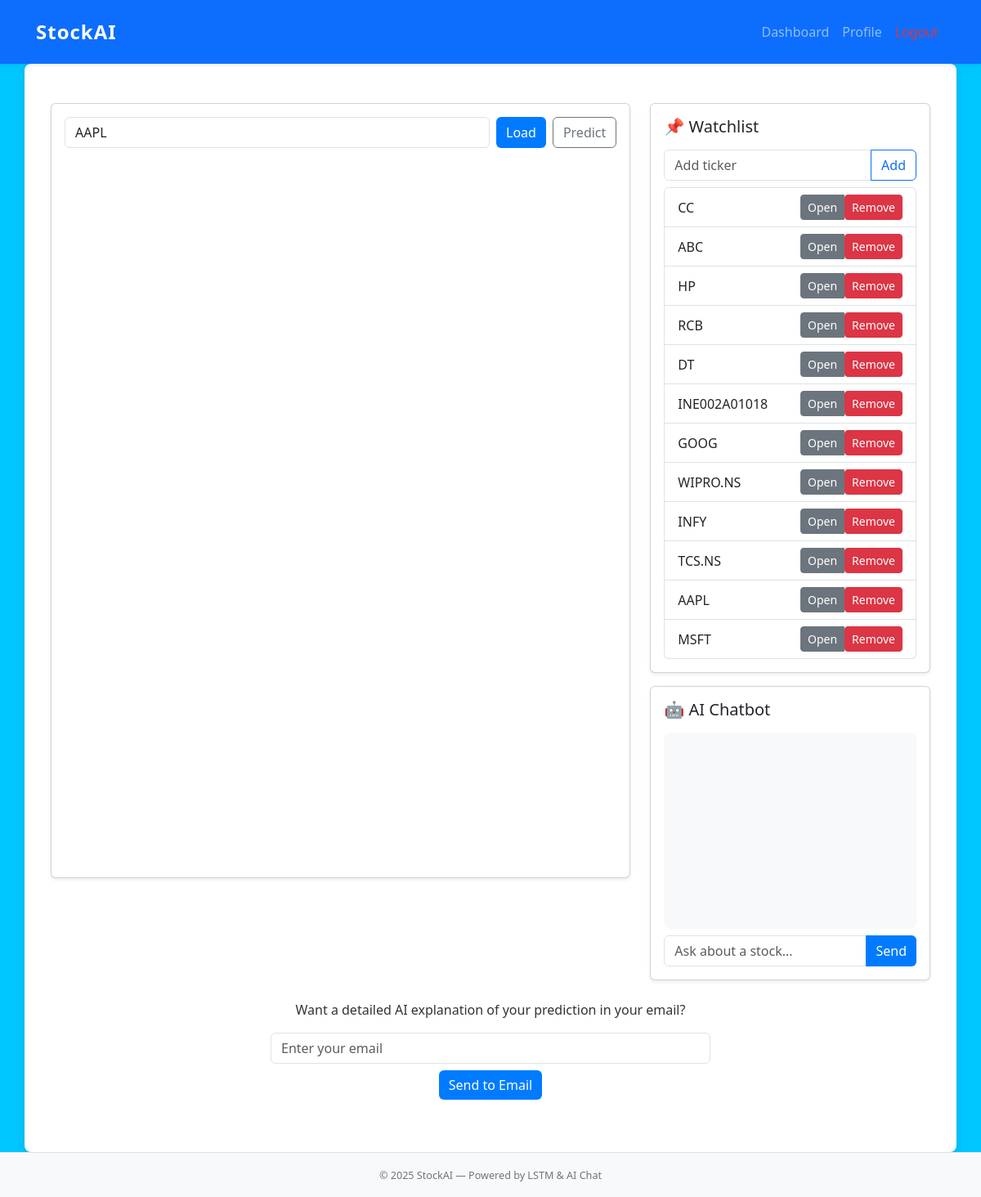
The page /dashboard/ (signed in) on the database its author committed.
### dashboard/models.py (models this page shows, shortened)
class Preference(models.Model):
    user = models.OneToOneField(User, on_delete=models.CASCADE)
    default_ticker = models.CharField(max_length=16, blank=True, default="AAPL")

class WatchlistItem(models.Model):
    user = models.ForeignKey(User, on_delete=models.CASCADE, related_name="watchlist")
    ticker = models.CharField(max_length=16)
    added_at = models.DateTimeField(auto_now_add=True)
    class Meta:
        unique_together = ("user", "ticker")
        ordering = ["-added_at"]

### dashboard/views.py (the view)
# urls.py: path('', views.dashboard, name='dashboard'),
@login_required
def dashboard(request):
    pref, _ = Preference.objects.get_or_create(user=request.user)
    watchlist = WatchlistItem.objects.filter(user=request.user)
    return render(request, "dashboard/dashboard.html", {"pref": pref, "watchlist": watchlist})

### dashboard/templates/dashboard/dashboard.html (shortened to what this page needs)
{% extends "base.html" %}
{% block content %}
<div class="row">
  <div class="col-lg-8">
    <div class="card mb-3 shadow-sm">
      <div class="card-body">
        <div class="d-flex gap-2 mb-3">
          <input id="tickerInput" class="form-control" value="{{ pref.default_ticker }}" placeholder="Ticker (AAPL)" />
          <button class="btn btn-primary" id="loadBtn">Load</button>
          <button class="btn btn-outline-secondary" id="predictBtn">Predict</button>
        </div>
        <div id="chart" style="height:420px;"></div>
        <div id="predictionChart" style="height:420px; margin-top:20px;"></div>
      </div>
    </div>
  </div>
  <div class="col-lg-4">
    <div class="card mb-3 shadow-sm">
      <div class="card-body">
        <h5 class="mb-3">📌 Watchlist</h5>
        <form method="post" action="{% url 'dashboard:add_watchlist' %}">
          <div class="input-group mb-2">
            <input name="ticker" class="form-control" placeholder="Add ticker" />
            <button class="btn btn-outline-primary">Add</button>
          </div>
        </form>
        <ul class="list-group">
          {% for item in watchlist %}
            <li class="list-group-item d-flex justify-content-between align-items-center">
              <span>{{ item.ticker }}</span>
              <div class="btn-group">
                <button class="btn btn-sm btn-secondary" onclick="setTicker('{{ item.ticker }}')">Open</button>
                <form method="post" action="{% url 'dashboard:remove_watchlist' %}">
                  <button class="btn btn-sm btn-danger">Remove</button>
                </form>
              </div>
            </li>
          {% empty %}
            <li class="list-group-item">No tickers yet.</li>
          {% endfor %}
        </ul>
      </div>
    </div>
    <div class="card shadow-sm">
      <div class="card-body">
        <h5 class="mb-3">🤖 AI Chatbot</h5>
        <div id="chatbox" style="height:240px; overflow:auto; background:#f8f9fa; padding:.5rem; border-radius:.5rem; font-size:0.9rem;"></div>
        <div class="input-group mt-2">
          <input id="chatInput" class="form-control" placeholder="Ask about a stock..." />
          <button class="btn btn-primary" id="sendBtn">Send</button>
        </div>
      </div>
    </div>
  </div>
</div>
<div class="email-section mt-4 text-center">
  <p>Want a detailed AI explanation of your prediction in your email?</p>
  <input type="email" id="userEmail" placeholder="Enter your email" class="form-control w-50 mx-auto mb-2">
  <button class="btn btn-primary" onclick="sendEmail()">Send to Email</button>
</div>
{% endblock %}

### static/css/style.css (style rules this page uses)
body { font-family: 'Segoe UI', Tahoma, Geneva, Verdana, sans-serif; background-color: #f8f9fa; color: #333; }
.btn-primary { background-color: #007bff; border: none; transition: background-color 0.3s ease; }

### dashboard/templates/dashboard/dashboard.html (style rules this page uses)
body { background-color:#00c6ff ; }

### rows shown on the page
Preference: default_ticker "AAPL"
WatchlistItem: ticker "CC"
WatchlistItem: ticker "ABC"
WatchlistItem: ticker "HP"
WatchlistItem: ticker "RCB"
WatchlistItem: ticker "DT"
WatchlistItem: ticker "INE002A01018"
WatchlistItem: ticker "GOOG"
WatchlistItem: ticker "WIPRO.NS"
WatchlistItem: ticker "INFY"
WatchlistItem: ticker "TCS.NS"
WatchlistItem: ticker "AAPL"
WatchlistItem: ticker "MSFT"
